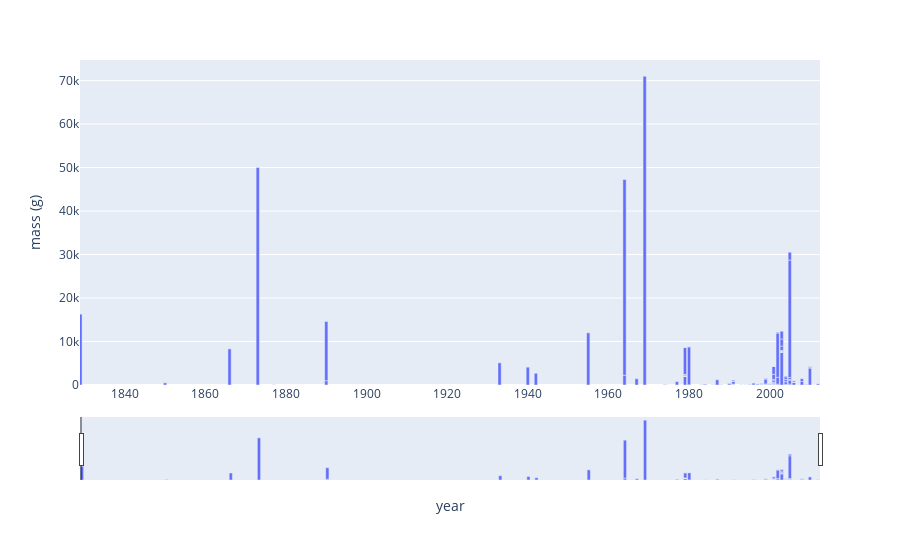

Notebook code for this chart:
### Code cell
figbar.update_layout(xaxis = dict(rangeslider = dict(visible = True), type = 'linear'))

### Figure 1 — Plotly figure (JSON) as saved in the notebook; plotly's stock layout.template omitted (floating-point values rounded to 4 significant figures; data arrays with more than 128 entries replaced by an {"elided": "..."} marker saying what was removed)
{"data": [{"alignmentgroup": "True", "hovertemplate": "year=%{x}<br>mass (g)=%{y}<extra></extra>", "legendgroup": "", "marker": {"color": "#636efa", "pattern": {"shape": ""}}, "name": "", "offsetgroup": "", "orientation": "v", "showlegend": false, "textposition": "auto", "type": "bar", "x": {"elided": "200 int values"}, "xaxis": "x", "y": {"elided": "200 float values"}, "yaxis": "y"}], "layout": {"autosize": true, "barmode": "relative", "legend": {"tracegroupgap": 0}, "margin": {"t": 60}, "xaxis": {"anchor": "y", "autorange": false, "domain": [0, 1], "range": [1829.0, 2012.0], "rangeslider": {"autorange": true, "range": [1828.0, 2012.0], "visible": true, "yaxis": {"_template": null, "rangemode": "match"}}, "title": {"text": "year"}, "type": "linear"}, "yaxis": {"anchor": "x", "autorange": true, "domain": [0, 1], "range": [0, 74740.0], "title": {"text": "mass (g)"}, "type": "linear"}}}
